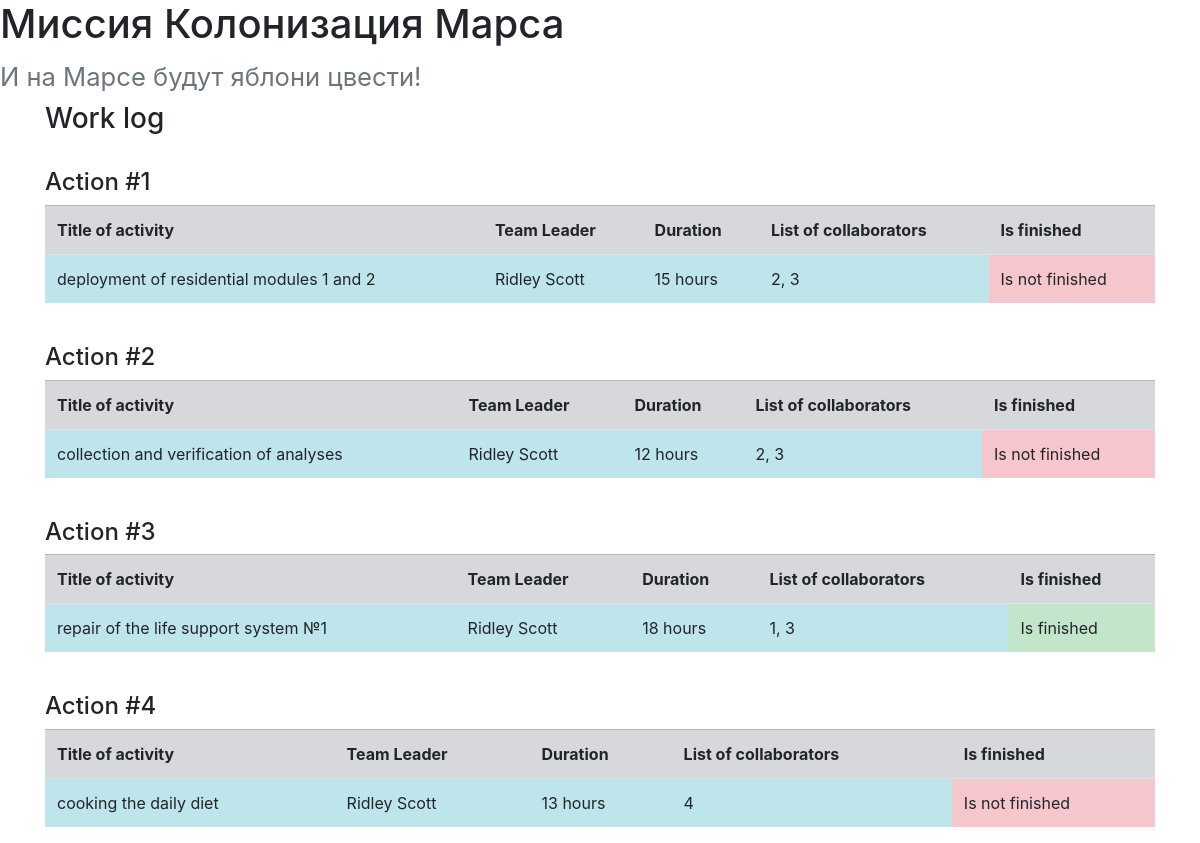
The app's page /work with its own data.
### data/jobs.py (models this page shows)
class Jobs(SqlAlchemyBase):
    __tablename__ = 'jobs'
    id = sqlalchemy.Column(sqlalchemy.Integer,
                           primary_key=True, autoincrement=True)
    team_leader = sqlalchemy.Column(sqlalchemy.Integer)
    job = sqlalchemy.Column(sqlalchemy.String)
    work_size = sqlalchemy.Column(sqlalchemy.Integer)
    collaborators = sqlalchemy.Column(sqlalchemy.String)
    start_date = sqlalchemy.Column(sqlalchemy.DateTime,
                                   default=datetime.datetime.now)
    end_date = sqlalchemy.Column(sqlalchemy.DateTime,
                                 default=datetime.datetime.now)
    is_finished = sqlalchemy.Column(sqlalchemy.Boolean, default=True)

### data/users.py (models this page shows, shortened)
class User(SqlAlchemyBase):
    __tablename__ = 'user'
    id = sqlalchemy.Column(sqlalchemy.Integer,
                           primary_key=True, autoincrement=True)
    surname = sqlalchemy.Column(sqlalchemy.String)
    name = sqlalchemy.Column(sqlalchemy.String)
    age = sqlalchemy.Column(sqlalchemy.Integer)
    position = sqlalchemy.Column(sqlalchemy.String)
    speciality = sqlalchemy.Column(sqlalchemy.String)
    address = sqlalchemy.Column(sqlalchemy.String)
    email = sqlalchemy.Column(sqlalchemy.String, unique=True)
    hashed_password = sqlalchemy.Column(sqlalchemy.String)

### main.py (the view)
@app.route("/work")
def work_log():
    db_sess = create_session()
    return render_template("work_logs.html", jobs=db_sess.query(Jobs).all(), users=db_sess.query(User).all())

### data/db_session.py (called while the page is built)
def create_session() -> Session:
    global __factory
    return __factory()

### templates/work_logs.html
{% extends "base.html" %}
{% block content %}
<h3>Work log</h3>
<div>
    {% for job in jobs %}
    <br>
    <h4>Action #{{job.id}}</h4>
    <table class="table table-striped">
        <tr class="table-secondary">
            <th>Title of activity</th>
            <th>Team Leader</th>
            <th>Duration</th>
            <th>List of collaborators</th>
            <th>Is finished</th>
        </tr>
        <tr>
            <td class="table-info">{{job.job}}</td>
            {% for user in users %}
            {% if job.team_leader == user.id %}
            <td class="table-info"> {{user.name}} {{user.surname}}</td>
            {% endif %}
            {% endfor %}
            <td class="table-info">{{job.work_size}} hours</td>
            <td class="table-info">{{job.collaborators}}</td>
            {% if job.is_finished %}
                <td class="table-success">Is finished</td>
            {% else %}
                <td class="table-danger">Is not finished</td>
            {% endif %}
        </tr>
    </table>
    {% endfor %}
</div>
{% endblock %}

### templates/base.html (shortened to what this page needs)
<!doctype html>
<html lang="en">
<head>
    <link rel="stylesheet"
          href="https://stackpath.bootstrapcdn.com/bootstrap/4.4.1/css/bootstrap.min.css"
>
</head>
<body>
<header>
    <h1>Миссия Колонизация Марса</h1>
    <h2><small class="text-muted">И на Марсе будут яблони цвести!</small></h2>
</header>
<main role="main" class="container">
    {% block content %}{% endblock %}
</main>
</body>
</html>

### records on screen
Jobs: id "1", job "deployment of residential modules 1 and 2", work_size "15", collaborators "2, 3", is_finished "Is not finished"
User: name "Ridley", surname "Scott"
Jobs: id "2", job "collection and verification of analyses", work_size "12", collaborators "2, 3", is_finished "Is not finished"
Jobs: id "3", job "repair of the life support system №1", work_size "18", collaborators "1, 3", is_finished "Is finished"
Jobs: id "4", job "cooking the daily diet", work_size "13", collaborators "4", is_finished "Is not finished"
